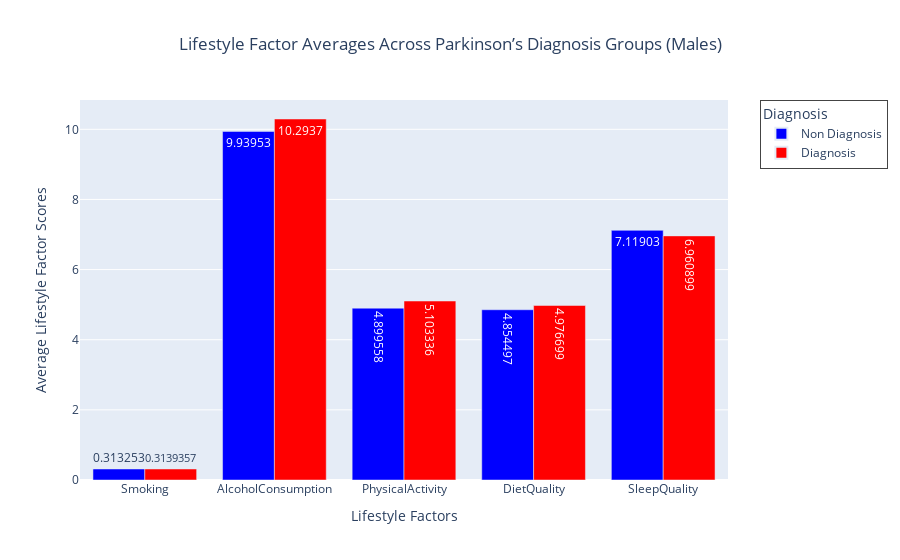
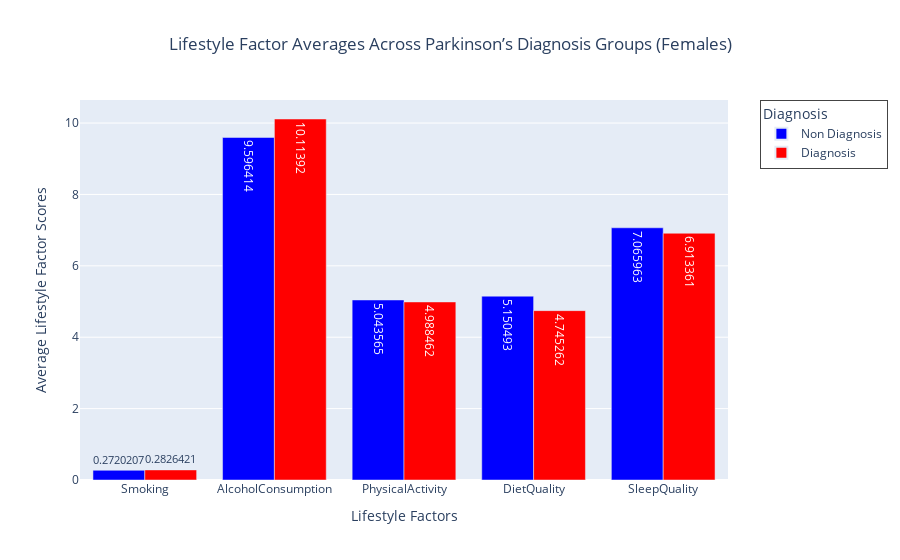

Here is the notebook cell these charts were saved with, in order:
### Markdown cell above
lifestyle Factors

### Code cell
park_df['Diagnosis_numeric'] = park_df['Diagnosis']

# create variable for lifestyle factors 
lifestyle_factors = [
    "Smoking", "AlcoholConsumption", "PhysicalActivity", "DietQuality", "SleepQuality", 
    
]

# Separate male and female
male_df = park_df[park_df['Gender'] == 'Male']
female_df = park_df[park_df['Gender'] == 'Female']

# Calculate the averages by lifestyle factor for each diagnosis group by gender
male_averages = male_df[lifestyle_factors + ['Diagnosis_numeric']].groupby('Diagnosis_numeric').mean()
female_averages = female_df[lifestyle_factors + ['Diagnosis_numeric']].groupby('Diagnosis_numeric').mean()

# Reset index 
male_averages.reset_index(inplace=True)
female_averages.reset_index(inplace=True)

# xpert told me to do this to help with code 
male_long = pd.melt(male_averages, id_vars=['Diagnosis_numeric'], value_vars=lifestyle_factors, 
                    var_name='Lifestyle Factor', value_name='Average Score')

female_long = pd.melt(female_averages, id_vars=['Diagnosis_numeric'], value_vars=lifestyle_factors, 
                      var_name='Lifestyle Factor', value_name='Average Score')

male_long['Diagnosis_numeric'] = male_long['Diagnosis_numeric'].astype('category')
female_long['Diagnosis_numeric'] = female_long['Diagnosis_numeric'].astype('category')

# Bar chart male
male_fig = px.bar(
    male_long,
    x="Lifestyle Factor",  
    y="Average Score",  
    color="Diagnosis_numeric",  
    barmode="group",  
    title="Lifestyle Factor Averages Across Parkinson’s Diagnosis Groups (Males)",
    labels={'Average Score': 'Average Score', 'Lifestyle Factor': 'Lifestyle Factors'},
    text_auto=True,  
    color_discrete_map={  
        0: 'blue',  
        1: 'red'    
    }
)

# Update layout for male
male_fig.update_layout(
    title_x=0.5,
    yaxis=dict(title='Average Lifestyle Factor Scores'),
    xaxis=dict(title='Lifestyle Factors', tickangle=0),  
    barmode='group',  
    legend_title="Diagnosis",  
    legend=dict(
        title="Diagnosis",  
        traceorder="normal",  
        itemsizing='constant',  
        x=1.05,  
        y=1,  
        bgcolor="white",  
        borderwidth=1, 
        entrywidth=50  
    ),
)

# Update legend
male_fig.for_each_trace(lambda trace: trace.update(
    name='Non Diagnosis' if trace.name == '0' else 'Diagnosis'  
))

# display male chart
male_fig.show()

# Bar chart female
female_fig = px.bar(
    female_long,
    x="Lifestyle Factor",  
    y="Average Score",  
    color="Diagnosis_numeric",  
    barmode="group",  
    title="Lifestyle Factor Averages Across Parkinson’s Diagnosis Groups (Females)",
    labels={'Average Score': 'Average Score', 'Lifestyle Factor': 'Lifestyle Factors'},
    text_auto=True,  
    color_discrete_map={  
        0: 'blue', 
        1: 'red'    
    }
)

# Update layout for female 
female_fig.update_layout(
    title_x=0.5,
    yaxis=dict(title='Average Lifestyle Factor Scores'),
    xaxis=dict(title='Lifestyle Factors', tickangle=0),  
    barmode='group',  
    legend_title="Diagnosis",  
    legend=dict(
        title="Diagnosis",  
        traceorder="normal",  
        itemsizing='constant',  
        x=1.05,  
        y=1,  
        bgcolor="white",  
        borderwidth=1,  
        entrywidth=50  
    ),
)

# Update legend
female_fig.for_each_trace(lambda trace: trace.update(
    name='Non Diagnosis' if trace.name == '0' else 'Diagnosis'  
))

# display female chart
female_fig.show()

### Figure 1 — Plotly figure (JSON) as saved in the notebook; plotly's stock layout.template omitted (floating-point values rounded to 4 significant figures)
{"data": [{"alignmentgroup": "True", "hovertemplate": "Diagnosis_numeric=0<br>Lifestyle Factors=%{x}<br>Average Score=%{y}<extra></extra>", "legendgroup": "0", "marker": {"color": "blue", "pattern": {"shape": ""}}, "name": "Non Diagnosis", "offsetgroup": "0", "orientation": "v", "showlegend": true, "textposition": "auto", "texttemplate": "%{y}", "type": "bar", "x": ["Smoking", "AlcoholConsumption", "PhysicalActivity", "DietQuality", "SleepQuality"], "xaxis": "x", "y": [0.3133, 9.94, 4.9, 4.854, 7.119], "yaxis": "y"}, {"alignmentgroup": "True", "hovertemplate": "Diagnosis_numeric=1<br>Lifestyle Factors=%{x}<br>Average Score=%{y}<extra></extra>", "legendgroup": "1", "marker": {"color": "red", "pattern": {"shape": ""}}, "name": "Diagnosis", "offsetgroup": "1", "orientation": "v", "showlegend": true, "textposition": "auto", "texttemplate": "%{y}", "type": "bar", "x": ["Smoking", "AlcoholConsumption", "PhysicalActivity", "DietQuality", "SleepQuality"], "xaxis": "x", "y": [0.3139, 10.29, 5.103, 4.977, 6.961], "yaxis": "y"}], "layout": {"barmode": "group", "legend": {"bgcolor": "white", "borderwidth": 1, "entrywidth": 50, "itemsizing": "constant", "title": {"text": "Diagnosis"}, "tracegroupgap": 0, "traceorder": "normal", "x": 1.05, "y": 1}, "title": {"text": "Lifestyle Factor Averages Across Parkinson’s Diagnosis Groups (Males)", "x": 0.5}, "xaxis": {"anchor": "y", "domain": [0, 1], "tickangle": 0, "title": {"text": "Lifestyle Factors"}}, "yaxis": {"anchor": "x", "domain": [0, 1], "title": {"text": "Average Lifestyle Factor Scores"}}}}

### Figure 2 — Plotly figure (JSON) as saved in the notebook; plotly's stock layout.template omitted (floating-point values rounded to 4 significant figures)
{"data": [{"alignmentgroup": "True", "hovertemplate": "Diagnosis_numeric=0<br>Lifestyle Factors=%{x}<br>Average Score=%{y}<extra></extra>", "legendgroup": "0", "marker": {"color": "blue", "pattern": {"shape": ""}}, "name": "Non Diagnosis", "offsetgroup": "0", "orientation": "v", "showlegend": true, "textposition": "auto", "texttemplate": "%{y}", "type": "bar", "x": ["Smoking", "AlcoholConsumption", "PhysicalActivity", "DietQuality", "SleepQuality"], "xaxis": "x", "y": [0.272, 9.596, 5.044, 5.15, 7.066], "yaxis": "y"}, {"alignmentgroup": "True", "hovertemplate": "Diagnosis_numeric=1<br>Lifestyle Factors=%{x}<br>Average Score=%{y}<extra></extra>", "legendgroup": "1", "marker": {"color": "red", "pattern": {"shape": ""}}, "name": "Diagnosis", "offsetgroup": "1", "orientation": "v", "showlegend": true, "textposition": "auto", "texttemplate": "%{y}", "type": "bar", "x": ["Smoking", "AlcoholConsumption", "PhysicalActivity", "DietQuality", "SleepQuality"], "xaxis": "x", "y": [0.2826, 10.11, 4.988, 4.745, 6.913], "yaxis": "y"}], "layout": {"barmode": "group", "legend": {"bgcolor": "white", "borderwidth": 1, "entrywidth": 50, "itemsizing": "constant", "title": {"text": "Diagnosis"}, "tracegroupgap": 0, "traceorder": "normal", "x": 1.05, "y": 1}, "title": {"text": "Lifestyle Factor Averages Across Parkinson’s Diagnosis Groups (Females)", "x": 0.5}, "xaxis": {"anchor": "y", "domain": [0, 1], "tickangle": 0, "title": {"text": "Lifestyle Factors"}}, "yaxis": {"anchor": "x", "domain": [0, 1], "title": {"text": "Average Lifestyle Factor Scores"}}}}
